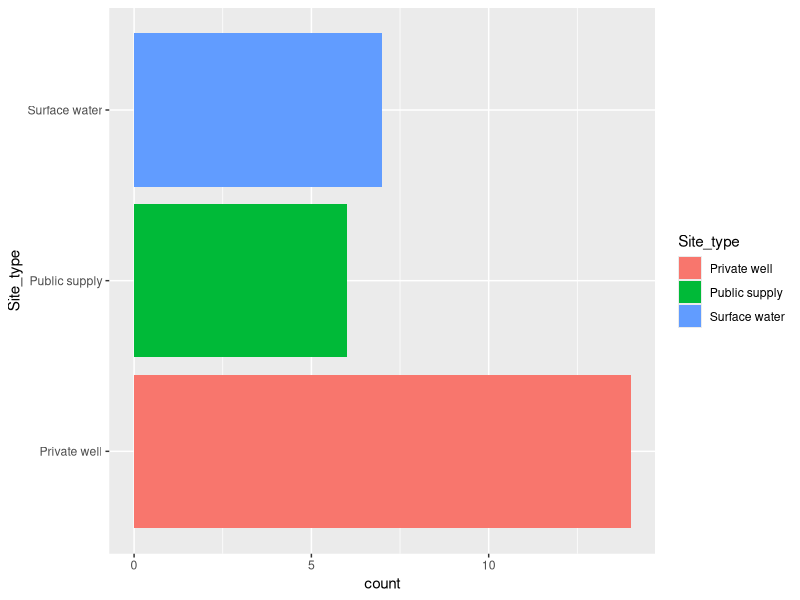
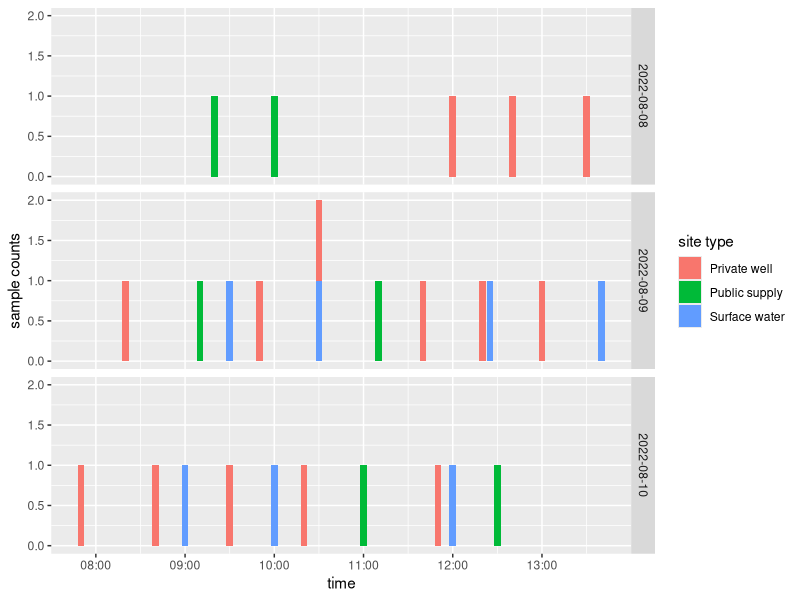
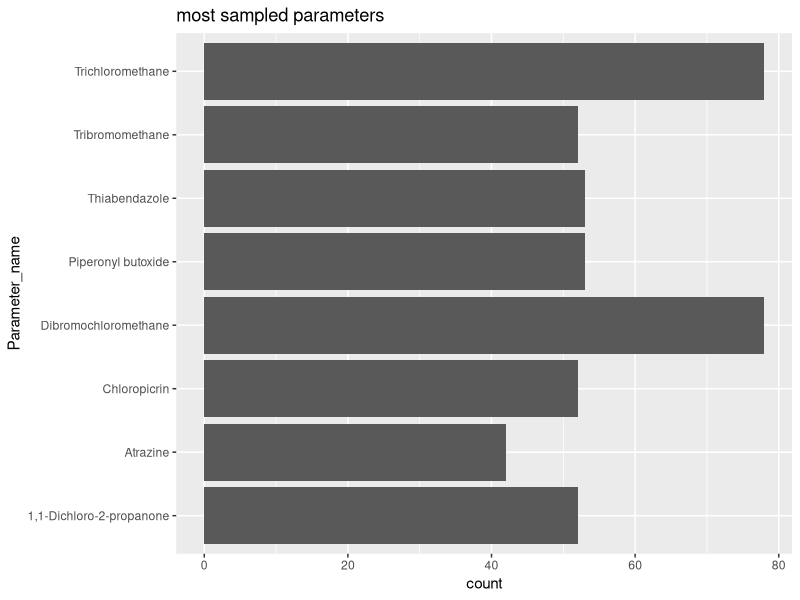
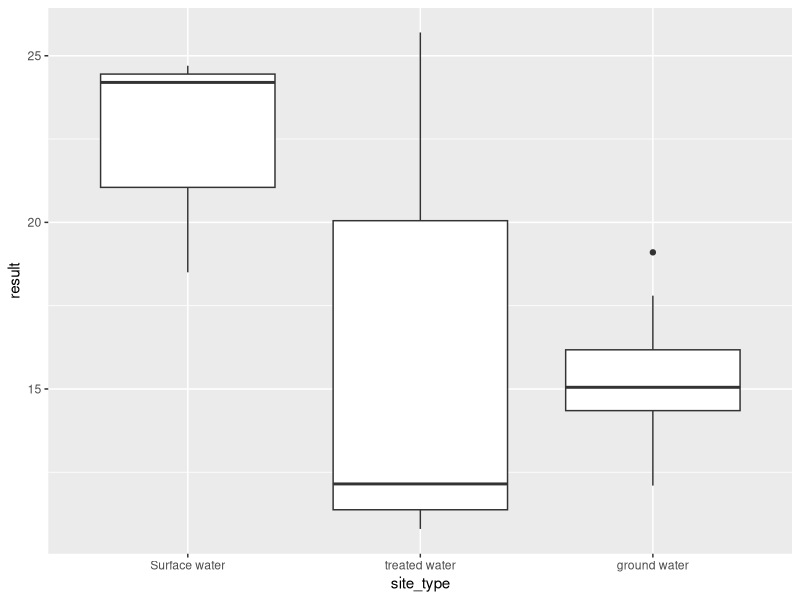
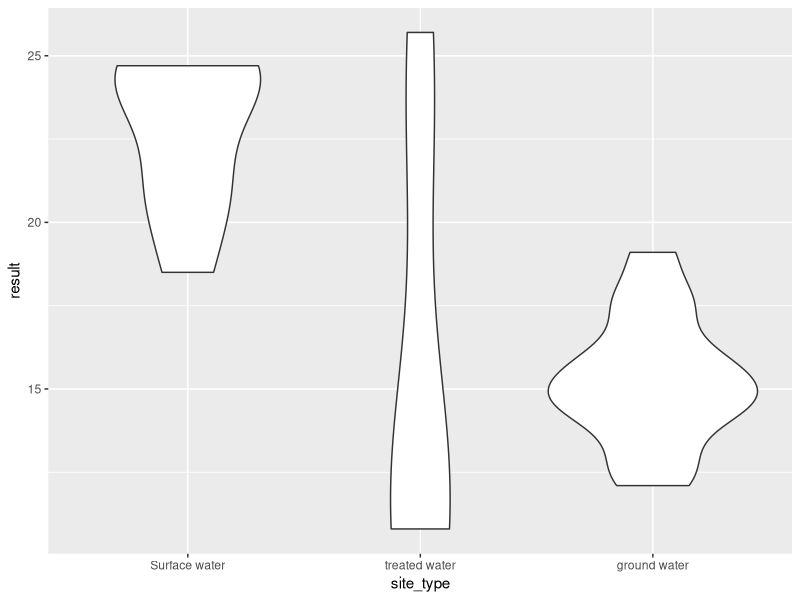
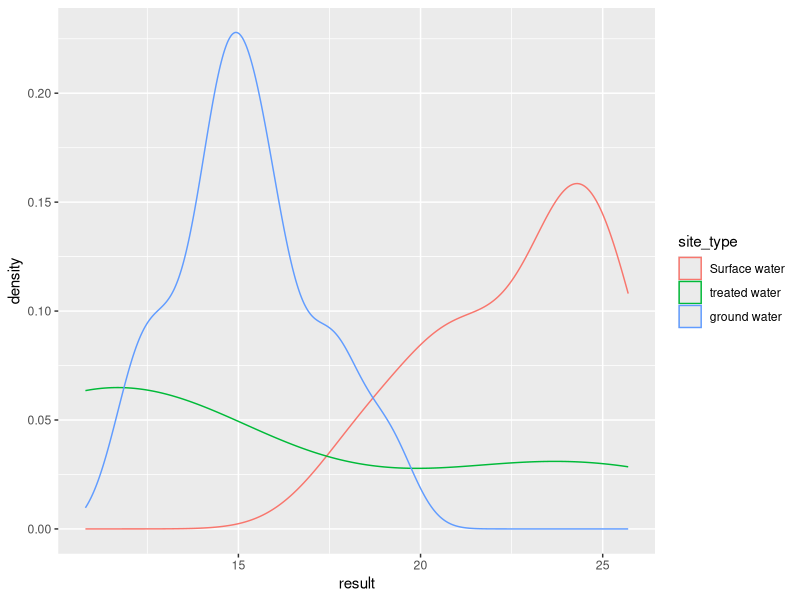

Here is the R script that generated these plots, in order:
## ---- chunk 1
knitr::opts_chunk$set(echo = TRUE)
library(readr)
library(tidyverse)
library(lubridate)

## ---- chunk 2

table1 <- read_delim("usgs/table1_site_info.csv", 
     delim = "\t", escape_double = FALSE, 
     trim_ws = TRUE)

str(table1)

table1$date = ymd(table1$`Sample_date_(yyyymmdd)`)

format_time = paste0(substr(table1$`Sample_time_(HHMM)`, 1,2),
                     ":",
                     substr(table1$`Sample_time_(HHMM)`,3,4))

table1$time = hm(format_time)

table1$datetime = as_date(table1$date, table1$time)

ggplot(table1) + 
  geom_bar(aes(x=Site_type, fill=Site_type)) +
  coord_flip()

ggplot(table1, aes(x=as_datetime(time), fill=Site_type)) + 
  geom_bar() + 
  facet_grid('date') + 
  labs(x="time", y="sample counts", fill = "site type")

## ---- chunk 3

tab3 <- read_delim("usgs/table3_results.csv", 
    delim = "\t", escape_double = FALSE, 
    trim_ws = TRUE)

# unique(tab3$Parameter_name)

## ---- chunk 4

plist = data.frame(table(tab3$Parameter_name)) %>% 
  filter(Freq > 27) # most parameters have 26 or 27 readings 
  
tab3 %>%  
     filter(Parameter_name %in% plist$Var1) %>% 
     ggplot(aes(x=Parameter_name)) + geom_bar() + coord_flip() + 
     ggtitle("most sampled parameters")

## ---- chunk 5

temp = tab3 %>% filter(Parameter_name == 'Temperature, water') %>% 
  mutate(result = as.double(Remark_and_result))

summary(temp$result)

# summarize by site type 

# factor codes to labels 
temp$site_type = factor(temp$Medium_code, levels = c("WS","WT", "WG"),
                        labels = c("Surface water", 
                                    "treated water",
                                    "ground water"))
# visualize 
ggplot(temp, aes(x=site_type, y=result)) + geom_boxplot()

ggplot(temp, aes(x=site_type, y=result)) + geom_violin()

ggplot(temp, aes(x=result, col=site_type)) + geom_density()

# get summaries by type 
temp %>% group_by(site_type) %>% 
  summarise_at(vars(result), list(min=min, max=max, mean=mean))


## ---- chunk 6

# test between private well ground water and treated well 

gw = temp %>% filter(Medium_code == "WG") %>% select(result)
wt = temp %>% filter(Medium_code == "WT") %>% select(result)


t.test(gw, wt)

# we can also go surface water v one of these 

gw = temp %>% filter(Medium_code == "WG") %>% select(result)
sw = temp %>% filter(Medium_code == "WS") %>% select(result)


t.test(gw, sw)

